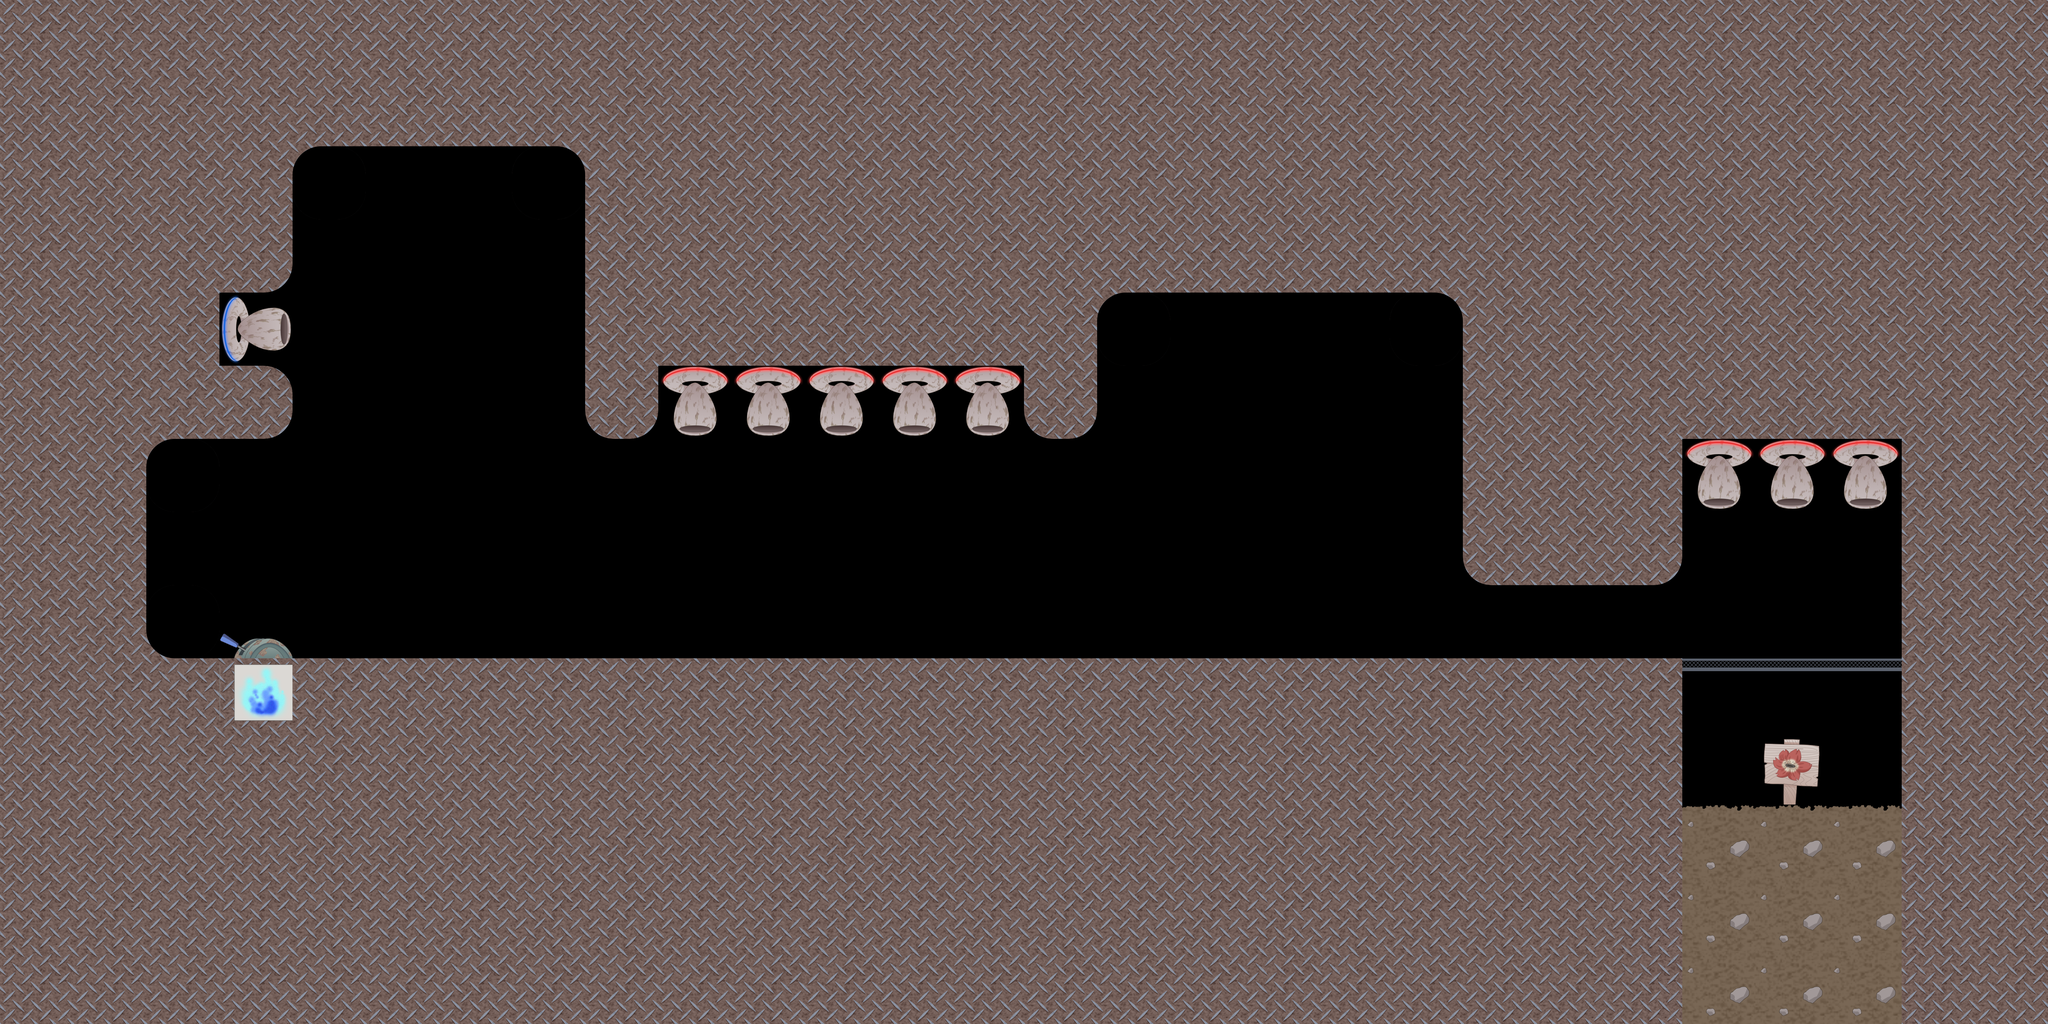

Tiled map render using the project's own tile images. Description and the whole map definition, tile-layer contents included, below:
An orthogonal 28x14 tile map with 256x256 px tiles, 2 tile layers (タイル・レイヤー1, タイル・レイヤー 2), 4 tilesets.

<map version="1.0" tiledversion="1.1.5" orientation="orthogonal" renderorder="right-down" width="28" height="14" tilewidth="256" tileheight="256" infinite="0" nextobjectid="1">
 <tileset firstgid="1" source="trickle.tsx" />
 <tileset firstgid="41" source="goal.tsx" />
 <tileset firstgid="45" source="switch.tsx" />
 <tileset firstgid="65" source="water.tsx" />
 <layer name="タイル・レイヤー1" width="28" height="14">
  <data encoding="csv">
2,2,2,2,2,2,2,2,2,2,2,2,2,2,2,2,2,2,2,2,2,2,2,2,2,2,2,2,
2,2,2,2,2,2,2,2,2,2,2,2,2,2,2,2,2,2,2,2,2,2,2,2,2,2,2,2,
2,2,2,2,11,1,1,12,2,2,2,2,2,2,2,2,2,2,2,2,2,2,2,2,2,2,2,2,
2,2,2,6,1,1,1,1,2,2,2,2,2,2,2,2,2,2,2,2,2,2,2,2,2,2,2,2,
2,2,2,33,1,1,1,1,2,2,2,2,2,2,2,11,1,1,1,12,2,2,2,2,2,2,2,2,
2,2,2,8,1,1,1,1,9,38,38,38,38,38,9,1,1,1,1,1,2,2,2,2,2,2,2,2,
2,2,11,1,1,1,1,1,1,1,1,1,1,1,1,1,1,1,1,1,2,2,2,38,38,38,2,2,
2,2,1,1,1,1,1,1,1,1,1,1,1,1,1,1,1,1,1,1,5,2,6,1,1,1,2,2,
2,2,13,1,1,1,1,1,1,1,1,1,1,1,1,1,1,1,1,1,1,1,1,1,1,1,2,2,
2,2,2,2,2,2,2,2,2,2,2,2,2,2,2,2,2,2,2,2,2,2,2,15,15,15,2,2,
2,2,2,2,2,2,2,2,2,2,2,2,2,2,2,2,2,2,2,2,2,2,2,1,1,1,2,2,
2,2,2,2,2,2,2,2,2,2,2,2,2,2,2,2,2,2,2,2,2,2,2,19,19,19,2,2,
2,2,2,2,2,2,2,2,2,2,2,2,2,2,2,2,2,2,2,2,2,2,2,21,21,21,2,2,
2,2,2,2,2,2,2,2,2,2,2,2,2,2,2,2,2,2,2,2,2,2,2,21,21,21,2,2
</data>
 </layer>
 <layer name="タイル・レイヤー 2" width="28" height="14">
  <data encoding="csv">
0,0,0,0,0,0,0,0,0,0,0,0,0,0,0,0,0,0,0,0,0,0,0,0,0,0,0,0,
0,0,0,0,0,0,0,0,0,0,0,0,0,0,0,0,0,0,0,0,0,0,0,0,0,0,0,0,
0,0,0,0,0,0,0,0,0,0,0,0,0,0,0,0,0,0,0,0,0,0,0,0,0,0,0,0,
0,0,0,0,0,0,0,0,0,0,0,0,0,0,0,0,0,0,0,0,0,0,0,0,0,0,0,0,
0,0,0,0,0,0,0,0,0,0,0,0,0,0,0,0,0,0,0,0,0,0,0,0,0,0,0,0,
0,0,0,0,0,0,0,0,0,0,0,0,0,0,0,0,0,0,0,0,0,0,0,0,0,0,0,0,
0,0,0,0,0,0,0,0,0,0,0,0,0,0,0,0,0,0,0,0,0,0,0,0,0,0,0,0,
0,0,0,0,0,0,0,0,0,0,0,0,0,0,0,0,0,0,0,0,0,0,0,0,0,0,0,0,
0,0,0,50,0,0,0,0,0,0,0,0,0,0,0,0,0,0,0,0,0,0,0,0,0,0,0,0,
0,0,0,61,0,0,0,0,0,0,0,0,0,0,0,0,0,0,0,0,0,0,0,0,0,0,0,0,
0,0,0,0,0,0,0,0,0,0,0,0,0,0,0,0,0,0,0,0,0,0,0,0,41,1,0,0,
0,0,0,0,0,0,0,0,0,0,0,0,0,0,0,0,0,0,0,0,0,0,0,0,0,0,0,0,
0,0,0,0,0,0,0,0,0,0,0,0,0,0,0,0,0,0,0,0,0,0,0,0,0,0,0,0,
0,0,0,0,0,0,0,0,0,0,0,0,0,0,0,0,0,0,0,0,0,0,0,0,0,0,0,0
</data>
 </layer>
</map>
